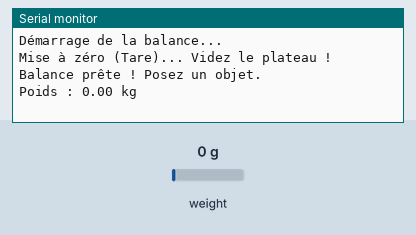
The sketch below on a simulated ESP32. On the bench: the last lines printed to the serial monitor. Inputs (shaded band) come from the test bench; at power-on: weight on the scale 0 g.

Above: at 4.2 s.
4.3 s: weight on the scale set to 100 g
At 6.1 s:
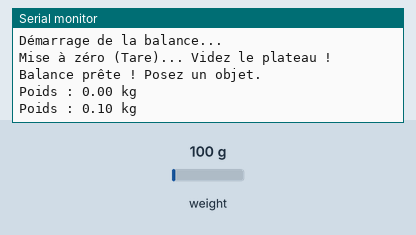
6.3 s: weight on the scale set to 1250 g
At 8.1 s:
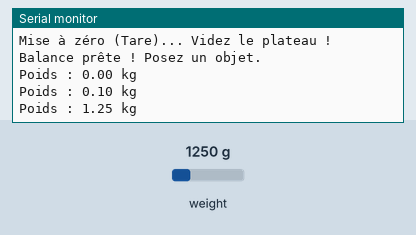
Timing chart, 0 to 9.6 s (numbered marks = the images above; inputs shaded):
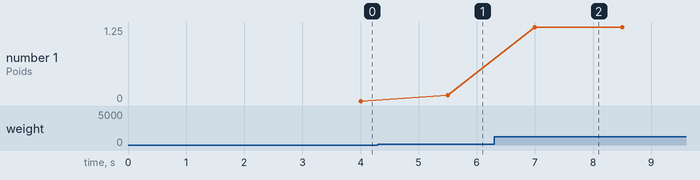

The sketch:

poids.ino
```cpp
#include "HX711.h"

const int LOADCELL_DOUT_PIN = 33;
const int LOADCELL_SCK_PIN = 32;

HX711 scale;

// Votre facteur de calibration
float calibration_factor = -29.0;

void setup() {
  Serial.begin(115200);
  Serial.println("Démarrage de la balance...");

  scale.begin(LOADCELL_DOUT_PIN, LOADCELL_SCK_PIN);
  scale.set_scale(calibration_factor);

  Serial.println("Mise à zéro (Tare)... Videz le plateau !");
  delay(2000);
  scale.tare();

  Serial.println("Balance prête ! Posez un objet.");
}

void loop() {
  // Lecture de la valeur en grammes
  float poids_grammes = scale.get_units(10);

  // Petite astuce pour garder le 0 parfaitement stable à vide
  if (poids_grammes < 0 && poids_grammes > -2) {
    poids_grammes = 0;
  }

  // Conversion en kilogrammes
  float poids_kg = poids_grammes / 1000.0;

  Serial.print("Poids : ");
  // Le ", 2" force l'affichage de 2 chiffres après la virgule (ex: 0.19 kg)
  Serial.print(poids_kg, 2);
  Serial.println(" kg");

  delay(500);
}
```

Measured:
- after the input at 4.3 s, the serial monitor: prints a new line after 1.2 s (image 1)
- after the input at 6.3 s, the serial monitor: prints a new line after 0.70 s (image 2)
- plotted number 1: 0 → 0.1 after the input at 4.3 s, 0.1 → 1.25 after the input at 6.3 s
